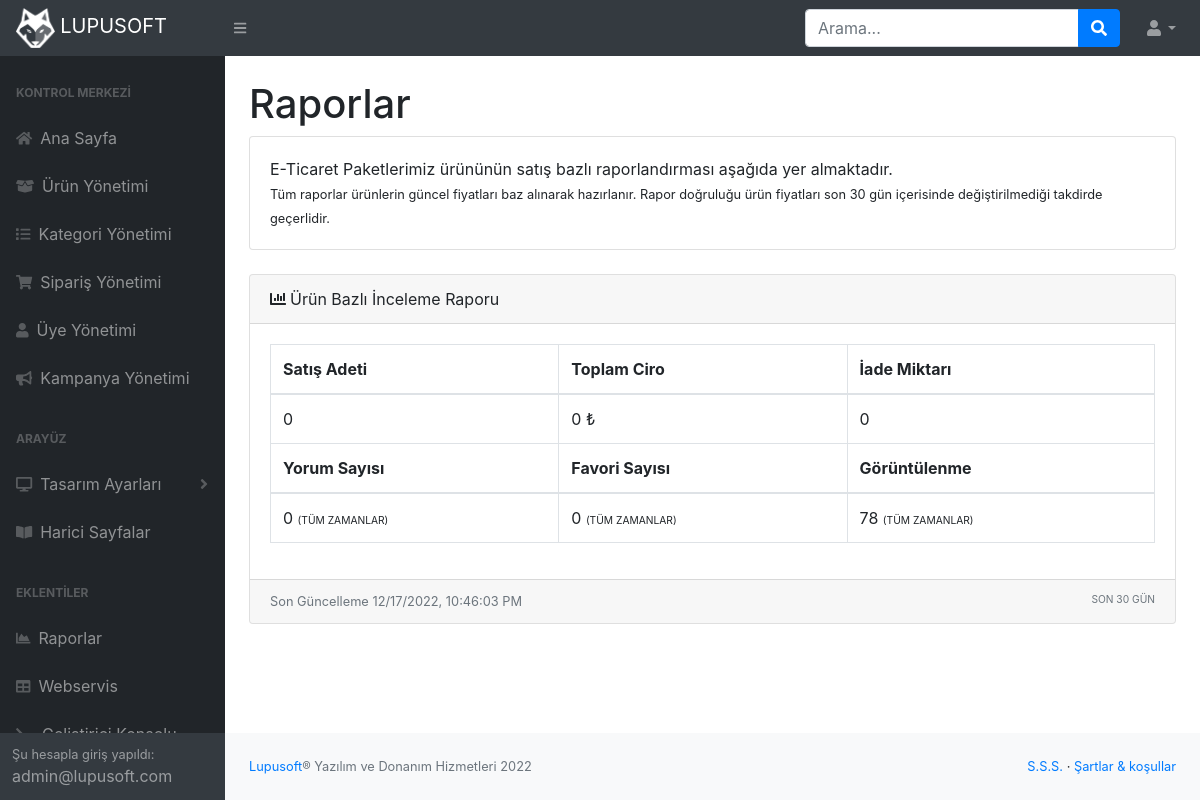
Page /admin/index.php?sayfa=raporlar&urun=99 (signed in) on the committed database.
### tables this page shows
CREATE TABLE IF NOT EXISTS `yoneticiler` (
  `id` int(11) NOT NULL AUTO_INCREMENT,
  `kadi` varchar(60) NOT NULL,
  `sifre` varchar(60) NOT NULL,
  `eposta` varchar(80) NOT NULL,
  `yardim` int(11) NOT NULL,
  PRIMARY KEY (`id`)
);

CREATE TABLE IF NOT EXISTS `urunler` (
  `id` int(11) NOT NULL AUTO_INCREMENT,
  `barkod` varchar(13) DEFAULT NULL,
  `isim` varchar(40) NOT NULL,
  `aciklama` text NOT NULL,
  `fiyat` float NOT NULL,
  `kategori` int(11) NOT NULL,
  `vitrin` int(11) NOT NULL,
  `stok` int(11) NOT NULL,
  `goruntuleme` int(11) NOT NULL,
  `etiketler` text DEFAULT NULL,
  `minimumalis` int(11) NOT NULL,
  `maksimumalis` int(11) NOT NULL,
  `birim` int(11) NOT NULL,
  `marka` int(11) NOT NULL,
  PRIMARY KEY (`id`)
);

CREATE TABLE IF NOT EXISTS `ayarlar` (
  `id` int(11) NOT NULL AUTO_INCREMENT,
  `logo` varchar(100) NOT NULL,
  `kurulum` int(11) NOT NULL,
  `kadi` varchar(100) NOT NULL,
  `baslik` varchar(180) NOT NULL,
  `sifr` varchar(100) NOT NULL,
  `tel` varchar(25) NOT NULL,
  `eposta` varchar(100) NOT NULL,
  `stokuyari` int(11) NOT NULL,
  `stokuyarideger` int(11) NOT NULL,
  `bitikstok` int(11) NOT NULL,
  `footeryazi` varchar(350) NOT NULL,
  `footericerik` text NOT NULL,
  `footersosyal` int(11) NOT NULL,
  `urunsosyal` int(11) NOT NULL,
  `urunetiket` int(11) NOT NULL,
  `urunyorum` int(11) NOT NULL,
  `titlebosta` varchar(100) NOT NULL,
  `iletisimadres` varchar(400) NOT NULL,
  `iletisimiframe` varchar(400) NOT NULL,
  `iletisimyazi` varchar(250) NOT NULL,
  `paket` varchar(100) NOT NULL,
  `uniq_customer_no` int(11) NOT NULL,
  `start_date` date NOT NULL,
  `license_life` int(11) NOT NULL,
  `rapor_gun` int(11) NOT NULL,
  `kuponaktif` int(11) NOT NULL,
  `barkodaktif` int(11) NOT NULL,
  `goruntulenmeaktif` int(11) NOT NULL,
  `vitrintipi` int(11) NOT NULL,
  `vitrinustbaslik` varchar(150) NOT NULL,
  `vitrinaltbaslik` varchar(150) NOT NULL,
  `markagoster` int(11) NOT NULL,
  `favicon` varchar(120) NOT NULL,
  `odemeaciklama` varchar(200) NOT NULL,
  `sipmintutar` int(11) NOT NULL,
  `sozlesmeonayli` int(11) NOT NULL,
  `parabirimi` int(11) NOT NULL,
  `dil` varchar(50) NOT NULL,
  `taramasikligi` int(11) NOT NULL,
  `siptamamsepetsil` int(11) NOT NULL,
  `uyesayfasiduyuru` text NOT NULL,
  `benzerurunler` int(11) NOT NULL,
  `gelistirici` int(11) NOT NULL,
  `getirilecek_icerik_sayisi` int(11) NOT NULL,
  `slider_aktif` int(11) NOT NULL,
  PRIMARY KEY (`id`)
);

CREATE TABLE IF NOT EXISTS `parabirimleri` (
  `id` int(11) NOT NULL AUTO_INCREMENT,
  `birim` varchar(5) NOT NULL,
  PRIMARY KEY (`id`)
);

### db.php (called while the page is built, shortened)
<?php
$dbn = "lupusoft";
$dbs = "localhost";
$dbu = "root";
$dbp = "";
$db = mysqli_connect($dbs,$dbu,$dbp,$dbn);
mysqli_set_charset($db, "utf8mb4");
$ayarlarsorgu = "select * from ayarlar where id = 1";
$ayarlarsorgugonder = mysqli_query($db,$ayarlarsorgu);
$ayarlarsatir = mysqli_fetch_array($ayarlarsorgugonder);
$parabirimsorgu = "SELECT * FROM parabirimleri WHERE id =".$ayarlarsatir["parabirimi"];
$parabirimsorgugonder = mysqli_query($db,$parabirimsorgu);
$parabirimsatir = mysqli_fetch_array($parabirimsorgugonder);
function escape_sql_string($data) {
    if ( is_numeric($data) ) return $data;
    $data = str_replace("'", "''", $data );
    return $data;
}
?>

### admin/raporlar.php (the view, shortened to what this page needs)
<?php
if(isset($_GET["urun"])){
        ?>
        <?php
    $urun_getir = mysqli_query($db, "SELECT * FROM urunler WHERE id =".escape_sql_string($_GET["urun"]));
        ?>
        <?php
    $urun_satir = mysqli_fetch_assoc($urun_getir);
?>
<main>
    <div class="container-fluid">
        <h1 class="mt-4">Raporlar</h1>
        <div class="card mb-4">
            <div class="card-body"><?php echo $urun_satir["isim"]; ?> ürününün satış bazlı raporlandırması aşağıda yer almaktadır.<br><small>Tüm raporlar ürünlerin güncel fiyatları baz alınarak hazırlanır. Rapor doğruluğu ürün fiyatları son <?php echo $ayarlarsatir["rapor_gun"]; ?> gün içerisinde değiştirilmediği takdirde geçerlidir.</small></div>
        </div>
        <div class="card mb-4">
            <div class="card-header"><i class="fas fa-chart-bar mr-1"></i>Ürün Bazlı İnceleme Raporu</div>
            <div class="card-body">
                <table class="table table-bordered" width="100%" cellspacing="0">
                    <thead>
                        <tr>
                            <th>
                                Satış Adeti
                            </th>
                            <th>
                                Toplam Ciro
                            </th>
                            <th>
                                İade Miktarı
                            </th>
                        </tr>
                    </thead>
                    <tbody>
                        <tr>
                            <td>
                                <?php
                                    $satis_sayac = 0;
                                    $iade_sayac = 0;
                                    echo $satis_sayac;
                                ?>
                            </td>
                            <td>
                                <?php echo ($satis_sayac*$urun_satir["fiyat"])." ".$parabirimsatir["birim"]; ?>
                            </td>
                            <td>
                                <?php echo $iade_sayac; ?>
                            </td>
                        </tr>
                    </tbody>
                    <thead>
                        <tr>
                            <th>
                                Yorum Sayısı
                            </th>
                            <th>
                                Favori Sayısı
                            </th>
                            <th>
                                Görüntülenme
                            </th>
                        </tr>
                    </thead>
                    <tbody>
                        <tr>
                            <td>
                                <?php
                                    $yorum_sayac = 0;
                                    echo $yorum_sayac;
                                ?>
                                <small><small>(TÜM ZAMANLAR)</small></small>
                            </td>
                            <td>
                                <?php
                                    $favori_sayac = 0;
                                    echo $favori_sayac;
                                ?>
                                <small><small>(TÜM ZAMANLAR)</small></small>
                            </td>
                            <td>
                                <?php echo $urun_satir["goruntuleme"] ?>
                                <small><small>(TÜM ZAMANLAR)</small></small>
                            </td>
                        </tr>
                    </tbody>
                </table>
            </div>
            <div class="card-footer small text-muted">Son Güncelleme <script>document.write( new Date().toLocaleString());</script> <small title="Ayarlar sayfasından raporlama gününü değiştirebilirsiniz." style="float:right;">SON <?php echo $ayarlarsatir["rapor_gun"]; ?> GÜN</small></div>
        </div>
    </div>
</main>
<?php } ?>

### admin/index.php (shortened to what this page needs)
<?php
if($_SESSION["yonetici"] == "1"){
include("../db.php");
$yonetici_getir = mysqli_query($db,"SELECT * FROM yoneticiler WHERE id = ".$_SESSION["yonetici_id"]);
$yonetici_bilgiler = mysqli_fetch_assoc($yonetici_getir);
?>
<!DOCTYPE html>
<html lang="tr">
    <head>
        <link href="css/styles.css?v=<?php echo rand(1,999); ?>" rel="stylesheet" />
        <link href="https://cdn.datatables.net/1.10.20/css/dataTables.bootstrap4.min.css" rel="stylesheet" />
    </head>
    <body class="sb-nav-fixed">
        <nav class="sb-topnav navbar navbar-expand navbar-dark bg-dark">
            <a class="navbar-brand" href="index.php"><img src="img/logo-panel.png" style="width:20%;"> LUPUSOFT</a><button class="btn btn-link btn-sm order-1 order-lg-0" id="sidebarToggle" href="#"><i class="fas fa-bars"></i></button
            >
            <form class="d-none d-md-inline-block form-inline ml-auto mr-0 mr-md-3 my-2 my-md-0">
                <div class="input-group">
                    <input class="form-control" type="text" placeholder="Arama..." aria-label="Search" aria-describedby="basic-addon2" />
                    <div class="input-group-append">
                        <button class="btn btn-primary" type="button"><i class="fas fa-search"></i></button>
                    </div>
                </div>
            </form>
            <ul class="navbar-nav ml-auto ml-md-0">
                <li class="nav-item dropdown">
                    <a class="nav-link dropdown-toggle" id="userDropdown" href="#" role="button" data-toggle="dropdown" aria-haspopup="true" aria-expanded="false"><i class="fas fa-user fa-fw"></i></a>
                </li>
            </ul>
        </nav>
        <div id="layoutSidenav">
            <div id="layoutSidenav_nav">
                <nav class="sb-sidenav accordion sb-sidenav-dark" id="sidenavAccordion">
                    <div class="sb-sidenav-menu">
                        <div class="nav">
                            <div class="sb-sidenav-menu-heading">Kontrol Merkezi</div>
                                <a class="nav-link" href="index.php">
                                    <div class="sb-nav-link-icon"><i class="fas fa-home"></i></div>Ana Sayfa
                                </a>
                                <a class="nav-link" href="index.php?sayfa=urun-yonetimi">
                                    <div class="sb-nav-link-icon"><i class="fas fa-box-open"></i></div>Ürün Yönetimi
                                </a>
                                <a class="nav-link" href="index.php?sayfa=kategori-yonetimi">
                                    <div class="sb-nav-link-icon"><i class="fas fa-list"></i></div>Kategori Yönetimi
                                </a>
                                <a class="nav-link" href="index.php?sayfa=siparis-yonetimi">
                                    <div class="sb-nav-link-icon"><i class="fas fa-shopping-cart"></i></div>Sipariş Yönetimi
                                </a>
                                <a class="nav-link" href="index.php?sayfa=uye-yonetimi">
                                    <div class="sb-nav-link-icon"><i class="fas fa-user"></i></div>Üye Yönetimi
                                </a>
                                <a class="nav-link" href="index.php?sayfa=kampanya-yonetimi">
                                    <div class="sb-nav-link-icon"><i class="fas fa-bullhorn"></i></div>Kampanya Yönetimi
                                </a>
                            <div class="sb-sidenav-menu-heading">Arayüz</div>
                            <a class="nav-link collapsed" href="#" data-toggle="collapse" data-target="#collapseLayouts" aria-expanded="false" aria-controls="collapseLayouts">
                                <div class="sb-nav-link-icon"><i class="fas fa-desktop"></i></div>
                                Tasarım Ayarları
                                <div class="sb-sidenav-collapse-arrow"><i class="fas fa-angle-down"></i></div
                            ></a>
                            <a class="nav-link" href="index.php?sayfa=harici-sayfalar"><div class="sb-nav-link-icon"><i class="fas fa-book-open"></i></div>
                                Harici Sayfalar
                            </a>
                            <div class="sb-sidenav-menu-heading">Eklentiler</div>
                            <a class="nav-link" href="index.php?sayfa=raporlar">
                                <div class="sb-nav-link-icon"><i class="fas fa-chart-area"></i></div>
                                Raporlar</a>
                            <?php if($ayarlarsatir["gelistirici"] == 1){ ?>
                            <a class="nav-link" href="index.php?sayfa=webservis">
                                <div class="sb-nav-link-icon"><i class="fas fa-table"></i></div>
                            Webservis</a>
                            <a class="nav-link" href="index.php?sayfa=konsol">
                                <div class="sb-nav-link-icon"><i class="fas fa-terminal"></i></div>
                            Geliştirici Konsolu</a>
                            <?php } ?>
                        </div>
                    </div>
                    <div class="sb-sidenav-footer">
                        <div class="small">Şu hesapla giriş yapıldı:</div>
                        <?php
                        echo $yonetici_bilgiler["eposta"];
                        ?>
                    </div>
                </nav>
            </div>
            <div id="layoutSidenav_content">
                <?php
                    if(!isset($_GET['sayfa']) or empty($_GET['sayfa'])) {
                       $sayfa = 'anasayfa';
                    }
                    else {
                       $sayfa = $_GET['sayfa'];
                    }
                    switch ($sayfa){
                    case "raporlar":
                    	include("raporlar.php");
                    	break;
                    }
                ?>
                <footer class="py-4 bg-light mt-auto">
                    <div class="container-fluid">
                        <div class="d-flex align-items-center justify-content-between small">
                            <div class="text-muted"><a href="http://lupusoft.com" target="_blank">Lupusoft</a>&reg; Yazılım ve Donanım Hizmetleri <script>document.write(new Date().getFullYear());</script></div>
                            <div>
                               <a href="#">S.S.S.</a>
                                &middot;
                                <a href="#">Şartlar &amp; koşullar</a>
                            </div>
                        </div>
                    </div>
                </footer>
            </div>
        </div>
    </body>
</html>
<?php
}
else {
    header('Location: login.php');
}
?>

### rows in the picture
yoneticiler: eposta "admin@lupusoft.com"
urunler: isim "E-Ticaret Paketlerimiz", $satis_sayac*$urun_satir['fiyat'] "0", goruntuleme "78"
ayarlar: rapor_gun "30"
parabirimleri: birim "₺"

### other values in the picture
$satis_sayac "0"
$iade_sayac "0"
$yorum_sayac "0"
$favori_sayac "0"
